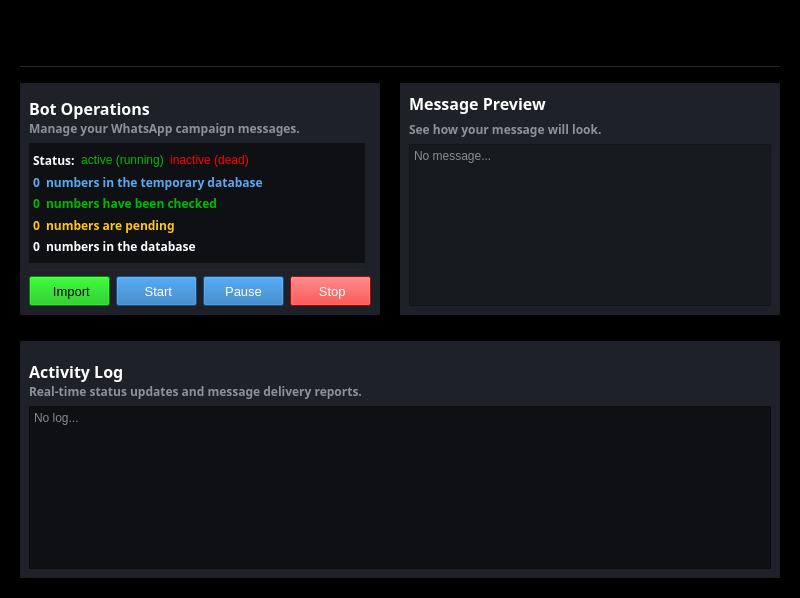
<?xml version="1.0" encoding="UTF-8"?>
<ui version="4.0">
 <class>Main</class>
 <widget class="QMainWindow" name="Main">
  <property name="geometry">
   <rect>
    <x>0</x>
    <y>0</y>
    <width>800</width>
    <height>598</height>
   </rect>
  </property>
  <property name="maximumSize">
   <size>
    <width>841</width>
    <height>598</height>
   </size>
  </property>
  <property name="windowTitle">
   <string>MainWindow</string>
  </property>
  <property name="styleSheet">
   <string notr="true">#MainWindow{
	background-color:#000000;
	color:white;
}

#Left, #Right, #Bottom {
	background-color:#1E2128;
}

#label_header_operations, #label_header_message, #label_header_log {
	color:white;
}

QLabel{
	color:#8D9199;
}

#Message {
	background-color:#171A1F;
	color: rgb(255, 255, 255);
}

#Log, #Operations{
	background-color: #0F1014;
	color: rgb(255, 255, 255);
}

</string>
  </property>
  <widget class="QWidget" name="MainWindow">
   <layout class="QGridLayout" name="gridLayout">
    <property name="leftMargin">
     <number>20</number>
    </property>
    <property name="topMargin">
     <number>10</number>
    </property>
    <property name="rightMargin">
     <number>20</number>
    </property>
    <property name="bottomMargin">
     <number>20</number>
    </property>
    <item row="1" column="0">
     <widget class="Line" name="Line_Top">
      <property name="maximumSize">
       <size>
        <width>16777215</width>
        <height>1</height>
       </size>
      </property>
      <property name="styleSheet">
       <string notr="true">background-color:#222224;</string>
      </property>
      <property name="orientation">
       <enum>Qt::Orientation::Horizontal</enum>
      </property>
     </widget>
    </item>
    <item row="3" column="0">
     <widget class="QWidget" name="Bottom" native="true">
      <property name="minimumSize">
       <size>
        <width>760</width>
        <height>235</height>
       </size>
      </property>
      <layout class="QVBoxLayout" name="verticalLayout_7">
       <item>
        <layout class="QVBoxLayout" name="verticalLayout_4">
         <property name="spacing">
          <number>0</number>
         </property>
         <property name="leftMargin">
          <number>0</number>
         </property>
         <property name="topMargin">
          <number>10</number>
         </property>
         <property name="rightMargin">
          <number>0</number>
         </property>
         <item>
          <widget class="QLabel" name="label_header_log">
           <property name="font">
            <font>
             <family>Adwaita Mono</family>
             <pointsize>12</pointsize>
             <bold>true</bold>
            </font>
           </property>
           <property name="text">
            <string>Activity Log</string>
           </property>
          </widget>
         </item>
         <item>
          <widget class="QLabel" name="label_comment_log">
           <property name="font">
            <font>
             <family>Adwaita Mono</family>
             <pointsize>9</pointsize>
             <bold>true</bold>
            </font>
           </property>
           <property name="text">
            <string>Real-time status updates and message delivery reports.</string>
           </property>
          </widget>
         </item>
        </layout>
       </item>
       <item>
        <widget class="QTextEdit" name="Log">
         <property name="verticalScrollBarPolicy">
          <enum>Qt::ScrollBarPolicy::ScrollBarAlwaysOff</enum>
         </property>
         <property name="horizontalScrollBarPolicy">
          <enum>Qt::ScrollBarPolicy::ScrollBarAlwaysOff</enum>
         </property>
         <property name="readOnly">
          <bool>true</bool>
         </property>
         <property name="placeholderText">
          <string>No log...</string>
         </property>
        </widget>
       </item>
      </layout>
     </widget>
    </item>
    <item row="2" column="0">
     <layout class="QHBoxLayout" name="horizontalLayout">
      <property name="spacing">
       <number>20</number>
      </property>
      <property name="topMargin">
       <number>10</number>
      </property>
      <property name="bottomMargin">
       <number>20</number>
      </property>
      <item>
       <widget class="QWidget" name="Left" native="true">
        <property name="minimumSize">
         <size>
          <width>350</width>
          <height>224</height>
         </size>
        </property>
        <property name="maximumSize">
         <size>
          <width>360</width>
          <height>16777215</height>
         </size>
        </property>
        <layout class="QGridLayout" name="gridLayout_4">
         <item row="0" column="0" colspan="2">
          <layout class="QVBoxLayout" name="verticalLayout_2">
           <property name="spacing">
            <number>0</number>
           </property>
           <property name="leftMargin">
            <number>0</number>
           </property>
           <property name="topMargin">
            <number>5</number>
           </property>
           <property name="rightMargin">
            <number>0</number>
           </property>
           <item>
            <widget class="QLabel" name="label_header_operations">
             <property name="font">
              <font>
               <family>Adwaita Mono</family>
               <pointsize>12</pointsize>
               <bold>true</bold>
              </font>
             </property>
             <property name="text">
              <string>Bot Operations</string>
             </property>
            </widget>
           </item>
           <item>
            <widget class="QLabel" name="label_comment_operations">
             <property name="font">
              <font>
               <family>Adwaita Mono</family>
               <pointsize>9</pointsize>
               <bold>true</bold>
              </font>
             </property>
             <property name="text">
              <string>Manage your WhatsApp campaign messages.</string>
             </property>
            </widget>
           </item>
          </layout>
         </item>
         <item row="2" column="0">
          <widget class="Line" name="line">
           <property name="maximumSize">
            <size>
             <width>16777215</width>
             <height>1</height>
            </size>
           </property>
           <property name="styleSheet">
            <string notr="true">background-color:#222224;</string>
           </property>
           <property name="orientation">
            <enum>Qt::Orientation::Horizontal</enum>
           </property>
          </widget>
         </item>
         <item row="4" column="0" colspan="2">
          <layout class="QHBoxLayout" name="horizontalLayout_3">
           <property name="topMargin">
            <number>0</number>
           </property>
           <property name="bottomMargin">
            <number>0</number>
           </property>
           <item>
            <widget class="QPushButton" name="btn_import">
             <property name="minimumSize">
              <size>
               <width>0</width>
               <height>30</height>
              </size>
             </property>
             <property name="maximumSize">
              <size>
               <width>157</width>
               <height>30</height>
              </size>
             </property>
             <property name="font">
              <font>
               <pointsize>10</pointsize>
              </font>
             </property>
             <property name="cursor">
              <cursorShape>PointingHandCursor</cursorShape>
             </property>
             <property name="styleSheet">
              <string notr="true">background-color: #00BA00;
</string>
             </property>
             <property name="text">
              <string> Import</string>
             </property>
             <property name="icon">
              <iconset resource="resources.qrc">
               <normaloff>:/icons/import.png</normaloff>:/icons/import.png</iconset>
             </property>
             <property name="iconSize">
              <size>
               <width>14</width>
               <height>14</height>
              </size>
             </property>
             <property name="checkable">
              <bool>false</bool>
             </property>
             <property name="autoExclusive">
              <bool>false</bool>
             </property>
            </widget>
           </item>
           <item>
            <widget class="QPushButton" name="btn_start">
             <property name="minimumSize">
              <size>
               <width>0</width>
               <height>30</height>
              </size>
             </property>
             <property name="maximumSize">
              <size>
               <width>156</width>
               <height>30</height>
              </size>
             </property>
             <property name="font">
              <font>
               <pointsize>10</pointsize>
              </font>
             </property>
             <property name="cursor">
              <cursorShape>PointingHandCursor</cursorShape>
             </property>
             <property name="styleSheet">
              <string notr="true">background-color: rgb(26, 109, 182);
color:white;
</string>
             </property>
             <property name="text">
              <string> Start</string>
             </property>
             <property name="icon">
              <iconset resource="resources.qrc">
               <normaloff>:/icons/start.png</normaloff>:/icons/start.png</iconset>
             </property>
             <property name="iconSize">
              <size>
               <width>14</width>
               <height>14</height>
              </size>
             </property>
             <property name="checkable">
              <bool>false</bool>
             </property>
             <property name="autoExclusive">
              <bool>false</bool>
             </property>
            </widget>
           </item>
           <item>
            <widget class="QPushButton" name="btn_pause">
             <property name="minimumSize">
              <size>
               <width>0</width>
               <height>30</height>
              </size>
             </property>
             <property name="maximumSize">
              <size>
               <width>156</width>
               <height>30</height>
              </size>
             </property>
             <property name="font">
              <font>
               <pointsize>10</pointsize>
              </font>
             </property>
             <property name="cursor">
              <cursorShape>PointingHandCursor</cursorShape>
             </property>
             <property name="styleSheet">
              <string notr="true">background-color: rgb(26, 109, 182);
color:white;
</string>
             </property>
             <property name="text">
              <string>Pause</string>
             </property>
             <property name="icon">
              <iconset resource="resources.qrc">
               <normaloff>:/icons/pause.png</normaloff>:/icons/pause.png</iconset>
             </property>
             <property name="iconSize">
              <size>
               <width>14</width>
               <height>14</height>
              </size>
             </property>
             <property name="checkable">
              <bool>false</bool>
             </property>
             <property name="autoExclusive">
              <bool>false</bool>
             </property>
            </widget>
           </item>
           <item>
            <widget class="QPushButton" name="btn_stop">
             <property name="minimumSize">
              <size>
               <width>0</width>
               <height>30</height>
              </size>
             </property>
             <property name="maximumSize">
              <size>
               <width>156</width>
               <height>30</height>
              </size>
             </property>
             <property name="font">
              <font>
               <pointsize>10</pointsize>
              </font>
             </property>
             <property name="cursor">
              <cursorShape>PointingHandCursor</cursorShape>
             </property>
             <property name="styleSheet">
              <string notr="true">background-color: #FF0000;
color:white;
</string>
             </property>
             <property name="text">
              <string> Stop</string>
             </property>
             <property name="icon">
              <iconset resource="resources.qrc">
               <normaloff>:/icons/stop.png</normaloff>:/icons/stop.png</iconset>
             </property>
             <property name="iconSize">
              <size>
               <width>14</width>
               <height>14</height>
              </size>
             </property>
             <property name="checkable">
              <bool>false</bool>
             </property>
             <property name="autoExclusive">
              <bool>false</bool>
             </property>
            </widget>
           </item>
          </layout>
         </item>
         <item row="1" column="0">
          <widget class="QWidget" name="Operations" native="true">
           <layout class="QGridLayout" name="gridLayout_2">
            <property name="leftMargin">
             <number>4</number>
            </property>
            <property name="topMargin">
             <number>9</number>
            </property>
            <property name="rightMargin">
             <number>0</number>
            </property>
            <item row="0" column="0">
             <layout class="QVBoxLayout" name="verticalLayout">
              <property name="spacing">
               <number>6</number>
              </property>
              <property name="topMargin">
               <number>0</number>
              </property>
              <item>
               <layout class="QHBoxLayout" name="horizontalLayout_12">
                <item>
                 <widget class="QLabel" name="status">
                  <property name="font">
                   <font>
                    <family>Adwaita Mono</family>
                    <pointsize>9</pointsize>
                    <bold>true</bold>
                   </font>
                  </property>
                  <property name="styleSheet">
                   <string notr="true">color: rgb(255, 255, 255);</string>
                  </property>
                  <property name="text">
                   <string>Status:</string>
                  </property>
                 </widget>
                </item>
                <item>
                 <widget class="QPushButton" name="label_active">
                  <property name="font">
                   <font>
                    <pointsize>9</pointsize>
                   </font>
                  </property>
                  <property name="cursor">
                   <cursorShape>ArrowCursor</cursorShape>
                  </property>
                  <property name="styleSheet">
                   <string notr="true">background-color:transparent;
color:#00BA00;
border:none;</string>
                  </property>
                  <property name="text">
                   <string>active (running)</string>
                  </property>
                  <property name="icon">
                   <iconset resource="resources.qrc">
                    <normaloff>:/icons/active.png</normaloff>:/icons/active.png</iconset>
                  </property>
                  <property name="iconSize">
                   <size>
                    <width>12</width>
                    <height>12</height>
                   </size>
                  </property>
                  <property name="checkable">
                   <bool>false</bool>
                  </property>
                  <property name="autoExclusive">
                   <bool>false</bool>
                  </property>
                 </widget>
                </item>
                <item>
                 <widget class="QPushButton" name="label_inactive">
                  <property name="font">
                   <font>
                    <pointsize>9</pointsize>
                   </font>
                  </property>
                  <property name="cursor">
                   <cursorShape>ArrowCursor</cursorShape>
                  </property>
                  <property name="styleSheet">
                   <string notr="true">background-color:transparent;
color:#FF0000;
border:none;</string>
                  </property>
                  <property name="text">
                   <string>inactive (dead)</string>
                  </property>
                  <property name="icon">
                   <iconset resource="resources.qrc">
                    <normaloff>:/icons/deactive.png</normaloff>:/icons/deactive.png</iconset>
                  </property>
                  <property name="iconSize">
                   <size>
                    <width>12</width>
                    <height>12</height>
                   </size>
                  </property>
                  <property name="checkable">
                   <bool>false</bool>
                  </property>
                  <property name="autoExclusive">
                   <bool>false</bool>
                  </property>
                 </widget>
                </item>
                <item>
                 <spacer name="horizontalSpacer">
                  <property name="orientation">
                   <enum>Qt::Orientation::Horizontal</enum>
                  </property>
                  <property name="sizeHint" stdset="0">
                   <size>
                    <width>40</width>
                    <height>20</height>
                   </size>
                  </property>
                 </spacer>
                </item>
               </layout>
              </item>
              <item>
               <layout class="QHBoxLayout" name="horizontalLayout_13">
                <item>
                 <widget class="QLabel" name="label_temp_numbers">
                  <property name="font">
                   <font>
                    <family>Adwaita Mono</family>
                    <pointsize>9</pointsize>
                    <bold>true</bold>
                   </font>
                  </property>
                  <property name="styleSheet">
                   <string notr="true">color: #58ABF3;</string>
                  </property>
                  <property name="text">
                   <string>0</string>
                  </property>
                 </widget>
                </item>
                <item>
                 <widget class="QLabel" name="temp_numbers">
                  <property name="font">
                   <font>
                    <family>Adwaita Mono</family>
                    <pointsize>9</pointsize>
                    <bold>true</bold>
                   </font>
                  </property>
                  <property name="styleSheet">
                   <string notr="true">color: #58ABF3;</string>
                  </property>
                  <property name="text">
                   <string>numbers in the temporary database</string>
                  </property>
                 </widget>
                </item>
                <item>
                 <spacer name="horizontalSpacer_2">
                  <property name="orientation">
                   <enum>Qt::Orientation::Horizontal</enum>
                  </property>
                  <property name="sizeHint" stdset="0">
                   <size>
                    <width>40</width>
                    <height>20</height>
                   </size>
                  </property>
                 </spacer>
                </item>
               </layout>
              </item>
              <item>
               <layout class="QHBoxLayout" name="horizontalLayout_14">
                <item>
                 <widget class="QLabel" name="label_checked">
                  <property name="font">
                   <font>
                    <family>Adwaita Mono</family>
                    <pointsize>9</pointsize>
                    <bold>true</bold>
                   </font>
                  </property>
                  <property name="styleSheet">
                   <string notr="true">color:#00BA00;</string>
                  </property>
                  <property name="text">
                   <string>0</string>
                  </property>
                 </widget>
                </item>
                <item>
                 <widget class="QLabel" name="checked">
                  <property name="font">
                   <font>
                    <family>Adwaita Mono</family>
                    <pointsize>9</pointsize>
                    <bold>true</bold>
                   </font>
                  </property>
                  <property name="styleSheet">
                   <string notr="true">color:#00BA00;</string>
                  </property>
                  <property name="text">
                   <string>numbers have been checked</string>
                  </property>
                 </widget>
                </item>
                <item>
                 <spacer name="horizontalSpacer_4">
                  <property name="orientation">
                   <enum>Qt::Orientation::Horizontal</enum>
                  </property>
                  <property name="sizeHint" stdset="0">
                   <size>
                    <width>40</width>
                    <height>20</height>
                   </size>
                  </property>
                 </spacer>
                </item>
               </layout>
              </item>
              <item>
               <layout class="QHBoxLayout" name="horizontalLayout_15">
                <item>
                 <widget class="QLabel" name="label_pending">
                  <property name="font">
                   <font>
                    <family>Adwaita Mono</family>
                    <pointsize>9</pointsize>
                    <bold>true</bold>
                   </font>
                  </property>
                  <property name="styleSheet">
                   <string notr="true">color: rgb(255, 197, 24);</string>
                  </property>
                  <property name="text">
                   <string>0</string>
                  </property>
                 </widget>
                </item>
                <item>
                 <widget class="QLabel" name="pending">
                  <property name="font">
                   <font>
                    <family>Adwaita Mono</family>
                    <pointsize>9</pointsize>
                    <bold>true</bold>
                   </font>
                  </property>
                  <property name="styleSheet">
                   <string notr="true">color: rgb(255, 197, 24);</string>
                  </property>
                  <property name="text">
                   <string>numbers are pending</string>
                  </property>
                 </widget>
                </item>
                <item>
                 <spacer name="horizontalSpacer_6">
                  <property name="orientation">
                   <enum>Qt::Orientation::Horizontal</enum>
                  </property>
                  <property name="sizeHint" stdset="0">
                   <size>
                    <width>40</width>
                    <height>20</height>
                   </size>
                  </property>
                 </spacer>
                </item>
               </layout>
              </item>
              <item>
               <layout class="QHBoxLayout" name="horizontalLayout_17">
                <item>
                 <widget class="QLabel" name="label_DB_numbers">
                  <property name="font">
                   <font>
                    <family>Adwaita Mono</family>
                    <pointsize>9</pointsize>
                    <bold>true</bold>
                   </font>
                  </property>
                  <property name="styleSheet">
                   <string notr="true">color: rgb(255, 255, 255);</string>
                  </property>
                  <property name="text">
                   <string>0</string>
                  </property>
                 </widget>
                </item>
                <item>
                 <widget class="QLabel" name="DB_numbers">
                  <property name="font">
                   <font>
                    <family>Adwaita Mono</family>
                    <pointsize>9</pointsize>
                    <bold>true</bold>
                   </font>
                  </property>
                  <property name="styleSheet">
                   <string notr="true">color: rgb(255, 255, 255);</string>
                  </property>
                  <property name="text">
                   <string>numbers in the database</string>
                  </property>
                 </widget>
                </item>
                <item>
                 <spacer name="horizontalSpacer_8">
                  <property name="orientation">
                   <enum>Qt::Orientation::Horizontal</enum>
                  </property>
                  <property name="sizeHint" stdset="0">
                   <size>
                    <width>40</width>
                    <height>20</height>
                   </size>
                  </property>
                 </spacer>
                </item>
               </layout>
              </item>
             </layout>
            </item>
           </layout>
          </widget>
         </item>
        </layout>
       </widget>
      </item>
      <item>
       <widget class="QWidget" name="Right" native="true">
        <property name="minimumSize">
         <size>
          <width>374</width>
          <height>224</height>
         </size>
        </property>
        <layout class="QGridLayout" name="gridLayout_3">
         <item row="0" column="0">
          <layout class="QHBoxLayout" name="horizontalLayout_9">
           <item>
            <layout class="QVBoxLayout" name="verticalLayout_3">
             <item>
              <widget class="QLabel" name="label_header_message">
               <property name="font">
                <font>
                 <family>Adwaita Mono</family>
                 <pointsize>12</pointsize>
                 <bold>true</bold>
                </font>
               </property>
               <property name="text">
                <string>Message Preview</string>
               </property>
              </widget>
             </item>
             <item>
              <widget class="QLabel" name="label_comment_message">
               <property name="font">
                <font>
                 <family>Adwaita Mono</family>
                 <pointsize>9</pointsize>
                 <bold>true</bold>
                </font>
               </property>
               <property name="text">
                <string>See how your message will look.</string>
               </property>
              </widget>
             </item>
            </layout>
           </item>
           <item>
            <layout class="QHBoxLayout" name="horizontalLayout_7">
             <property name="spacing">
              <number>4</number>
             </property>
             <property name="topMargin">
              <number>18</number>
             </property>
             <item>
              <spacer name="horizontalSpacer_5">
               <property name="orientation">
                <enum>Qt::Orientation::Horizontal</enum>
               </property>
               <property name="sizeHint" stdset="0">
                <size>
                 <width>40</width>
                 <height>20</height>
                </size>
               </property>
              </spacer>
             </item>
             <item>
              <widget class="QPushButton" name="btn_cancel">
               <property name="font">
                <font>
                 <pointsize>10</pointsize>
                </font>
               </property>
               <property name="cursor">
                <cursorShape>PointingHandCursor</cursorShape>
               </property>
               <property name="styleSheet">
                <string notr="true">background-color: transparent;
border:none;
color:white;
</string>
               </property>
               <property name="text">
                <string/>
               </property>
               <property name="icon">
                <iconset resource="resources.qrc">
                 <normaloff>:/icons/cancel.png</normaloff>:/icons/cancel.png</iconset>
               </property>
               <property name="iconSize">
                <size>
                 <width>22</width>
                 <height>22</height>
                </size>
               </property>
               <property name="checkable">
                <bool>false</bool>
               </property>
               <property name="autoExclusive">
                <bool>false</bool>
               </property>
              </widget>
             </item>
             <item>
              <widget class="QPushButton" name="btn_accept">
               <property name="font">
                <font>
                 <pointsize>10</pointsize>
                </font>
               </property>
               <property name="cursor">
                <cursorShape>PointingHandCursor</cursorShape>
               </property>
               <property name="styleSheet">
                <string notr="true">background-color: transparent;
border:none;
color:white;
</string>
               </property>
               <property name="text">
                <string/>
               </property>
               <property name="icon">
                <iconset resource="resources.qrc">
                 <normaloff>:/icons/accept.png</normaloff>:/icons/accept.png</iconset>
               </property>
               <property name="iconSize">
                <size>
                 <width>22</width>
                 <height>22</height>
                </size>
               </property>
               <property name="checkable">
                <bool>false</bool>
               </property>
               <property name="autoExclusive">
                <bool>false</bool>
               </property>
              </widget>
             </item>
             <item>
              <widget class="QPushButton" name="btn_edit">
               <property name="font">
                <font>
                 <pointsize>10</pointsize>
                </font>
               </property>
               <property name="cursor">
                <cursorShape>PointingHandCursor</cursorShape>
               </property>
               <property name="styleSheet">
                <string notr="true">background-color: transparent;
border:none;</string>
               </property>
               <property name="text">
                <string/>
               </property>
               <property name="icon">
                <iconset resource="resources.qrc">
                 <normaloff>:/icons/pen.png</normaloff>:/icons/pen.png</iconset>
               </property>
               <property name="iconSize">
                <size>
                 <width>22</width>
                 <height>22</height>
                </size>
               </property>
               <property name="checkable">
                <bool>false</bool>
               </property>
               <property name="autoExclusive">
                <bool>false</bool>
               </property>
              </widget>
             </item>
            </layout>
           </item>
          </layout>
         </item>
         <item row="1" column="0">
          <widget class="QTextEdit" name="Message">
           <property name="verticalScrollBarPolicy">
            <enum>Qt::ScrollBarPolicy::ScrollBarAlwaysOff</enum>
           </property>
           <property name="horizontalScrollBarPolicy">
            <enum>Qt::ScrollBarPolicy::ScrollBarAlwaysOff</enum>
           </property>
           <property name="readOnly">
            <bool>true</bool>
           </property>
           <property name="placeholderText">
            <string>No message...</string>
           </property>
          </widget>
         </item>
        </layout>
       </widget>
      </item>
     </layout>
    </item>
    <item row="0" column="0">
     <widget class="QWidget" name="Top" native="true">
      <property name="minimumSize">
       <size>
        <width>760</width>
        <height>50</height>
       </size>
      </property>
      <property name="maximumSize">
       <size>
        <width>16777215</width>
        <height>50</height>
       </size>
      </property>
      <layout class="QGridLayout" name="gridLayout_5">
       <item row="0" column="0">
        <spacer name="horizontalSpacer_3">
         <property name="orientation">
          <enum>Qt::Orientation::Horizontal</enum>
         </property>
         <property name="sizeHint" stdset="0">
          <size>
           <width>719</width>
           <height>20</height>
          </size>
         </property>
        </spacer>
       </item>
       <item row="0" column="1">
        <layout class="QHBoxLayout" name="horizontalLayout_5">
         <property name="spacing">
          <number>10</number>
         </property>
         <item>
          <widget class="QPushButton" name="btn_info">
           <property name="font">
            <font>
             <pointsize>10</pointsize>
            </font>
           </property>
           <property name="cursor">
            <cursorShape>PointingHandCursor</cursorShape>
           </property>
           <property name="styleSheet">
            <string notr="true">background-color: #000000;
border:none;
color:white;
</string>
           </property>
           <property name="text">
            <string/>
           </property>
           <property name="icon">
            <iconset resource="resources.qrc">
             <normaloff>:/icons/info.png</normaloff>:/icons/info.png</iconset>
           </property>
           <property name="iconSize">
            <size>
             <width>22</width>
             <height>22</height>
            </size>
           </property>
           <property name="checkable">
            <bool>false</bool>
           </property>
           <property name="autoExclusive">
            <bool>false</bool>
           </property>
          </widget>
         </item>
         <item>
          <widget class="QPushButton" name="btn_github">
           <property name="font">
            <font>
             <pointsize>10</pointsize>
            </font>
           </property>
           <property name="cursor">
            <cursorShape>PointingHandCursor</cursorShape>
           </property>
           <property name="styleSheet">
            <string notr="true">background-color: #000000;
border:none;
color:white;
</string>
           </property>
           <property name="text">
            <string/>
           </property>
           <property name="icon">
            <iconset resource="resources.qrc">
             <normaloff>:/icons/github.png</normaloff>:/icons/github.png</iconset>
           </property>
           <property name="iconSize">
            <size>
             <width>22</width>
             <height>22</height>
            </size>
           </property>
           <property name="checkable">
            <bool>false</bool>
           </property>
           <property name="autoExclusive">
            <bool>false</bool>
           </property>
          </widget>
         </item>
         <item>
          <widget class="QPushButton" name="btn_export">
           <property name="font">
            <font>
             <pointsize>10</pointsize>
            </font>
           </property>
           <property name="cursor">
            <cursorShape>PointingHandCursor</cursorShape>
           </property>
           <property name="styleSheet">
            <string notr="true">background-color: #000000;
border:none;</string>
           </property>
           <property name="text">
            <string/>
           </property>
           <property name="icon">
            <iconset resource="resources.qrc">
             <normaloff>:/icons/export.png</normaloff>:/icons/export.png</iconset>
           </property>
           <property name="iconSize">
            <size>
             <width>22</width>
             <height>22</height>
            </size>
           </property>
           <property name="checkable">
            <bool>false</bool>
           </property>
           <property name="autoExclusive">
            <bool>false</bool>
           </property>
          </widget>
         </item>
         <item>
          <widget class="QPushButton" name="btn_delete">
           <property name="font">
            <font>
             <pointsize>10</pointsize>
            </font>
           </property>
           <property name="cursor">
            <cursorShape>PointingHandCursor</cursorShape>
           </property>
           <property name="styleSheet">
            <string notr="true">background-color: #000000;
border:none;
color:white;
</string>
           </property>
           <property name="text">
            <string/>
           </property>
           <property name="icon">
            <iconset resource="resources.qrc">
             <normaloff>:/icons/trash.png</normaloff>:/icons/trash.png</iconset>
           </property>
           <property name="iconSize">
            <size>
             <width>22</width>
             <height>22</height>
            </size>
           </property>
           <property name="checkable">
            <bool>false</bool>
           </property>
           <property name="autoExclusive">
            <bool>false</bool>
           </property>
          </widget>
         </item>
        </layout>
       </item>
      </layout>
     </widget>
    </item>
   </layout>
  </widget>
 </widget>
 <resources>
  <include location="resources.qrc"/>
 </resources>
 <connections/>
</ui>
